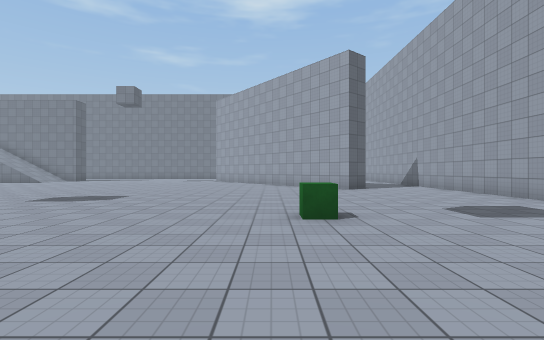
View 1 (above)

22 first-person views from a walk through a 3-D level made in the Unity game engine. The camera is 1.4 m above the floor, looks level and sees 85° across. The floor is counted in squares, 2 m on a side. Each view is taken from the middle of a square. On the plan, view 1 faces up. The plan holds only what a view shows up to about 10 squares ahead; the rest is blank. The player character is not drawn. Surface patterns are stand-ins for the level's own textures.

View 2
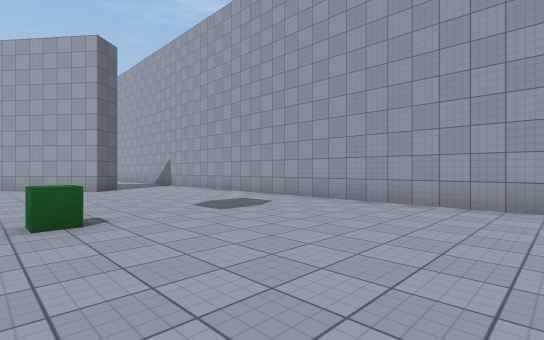

View 3
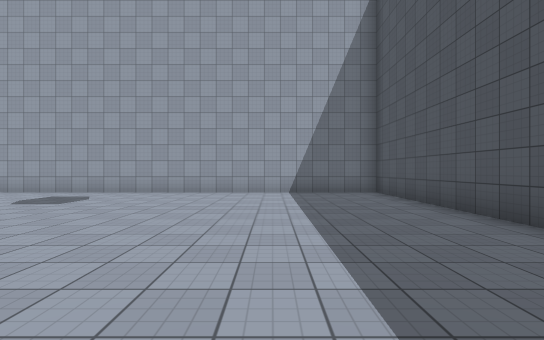

View 4
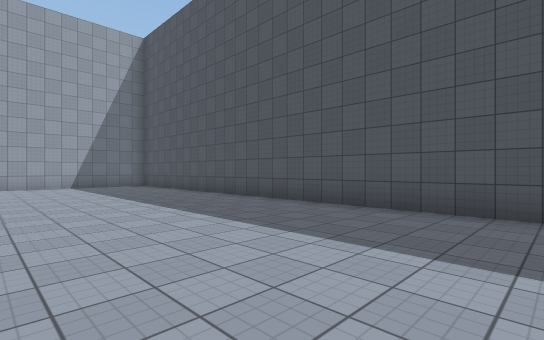

View 5
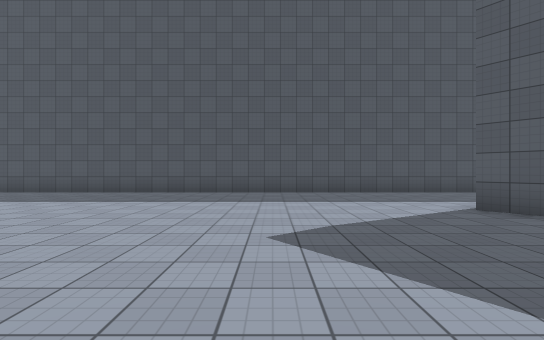

View 6
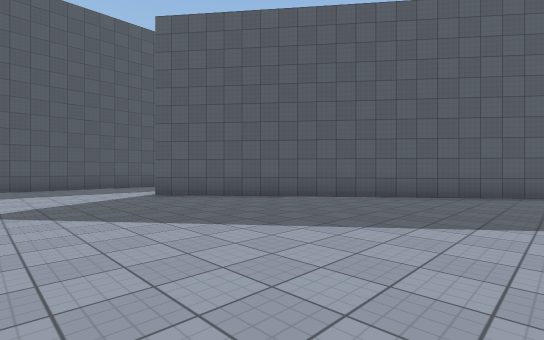

View 7
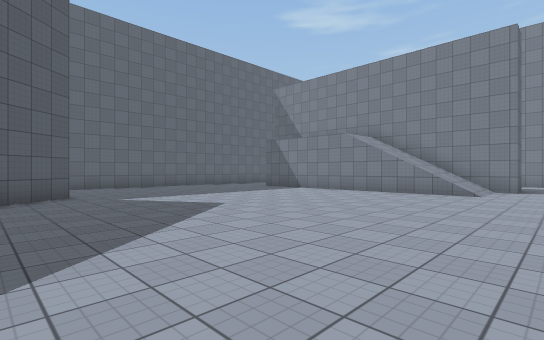

View 8
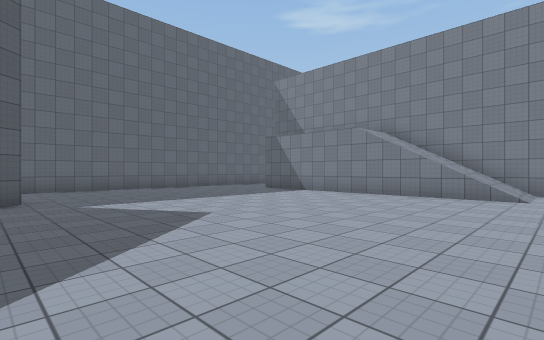

View 9
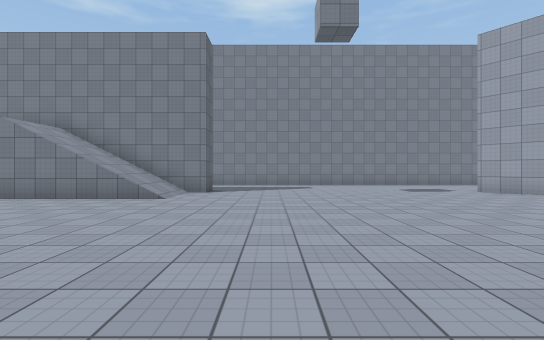

View 10
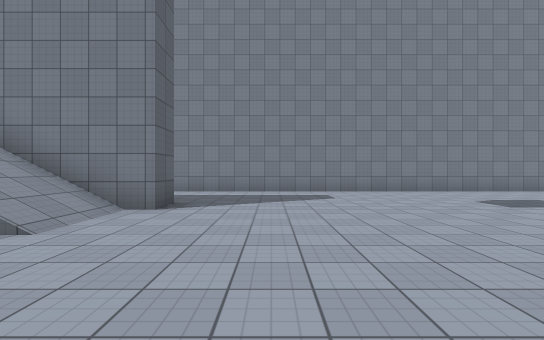

View 11
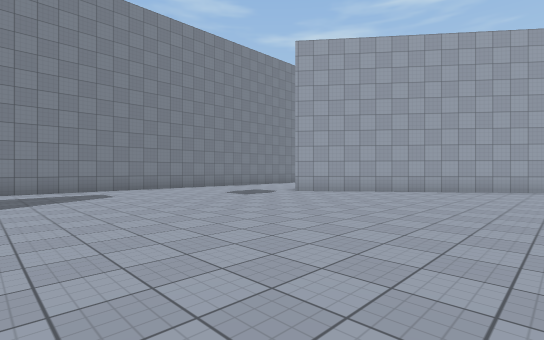

View 12
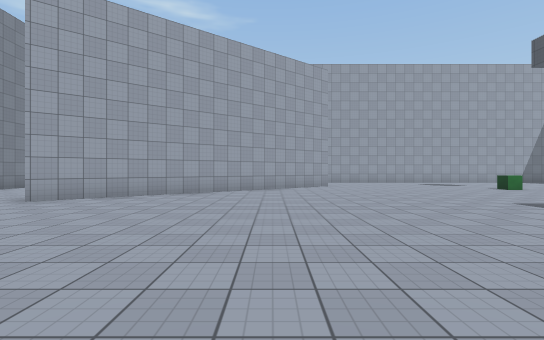

View 13
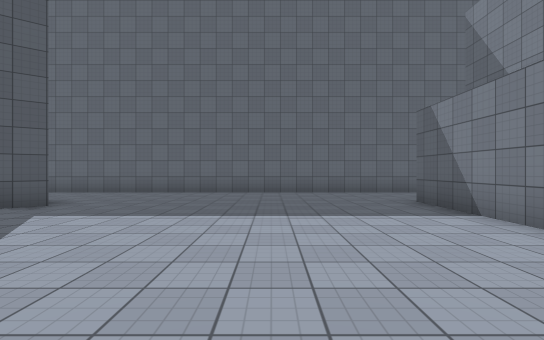

View 14
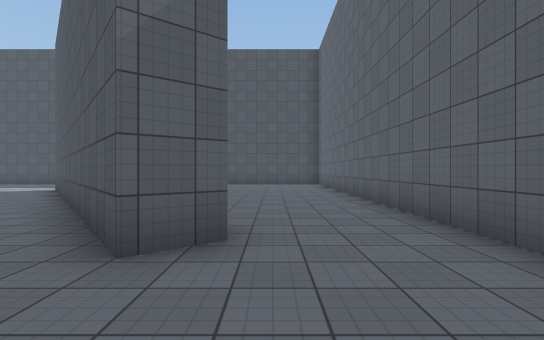

View 15
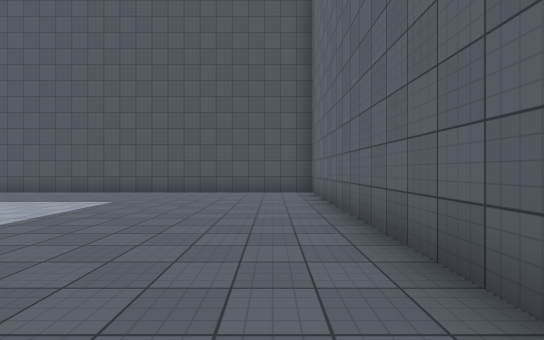

View 16
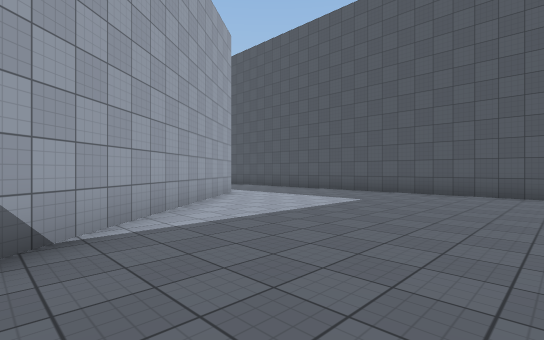

View 17
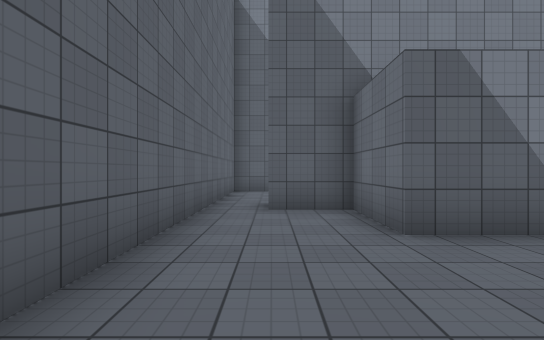

View 18
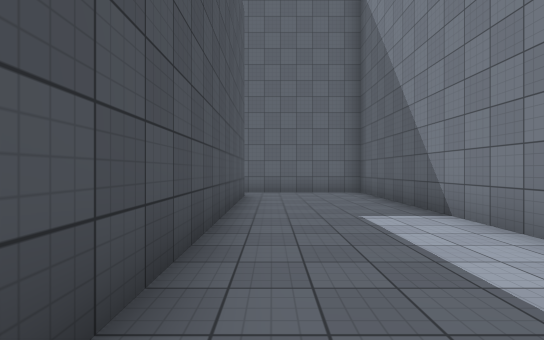

View 19
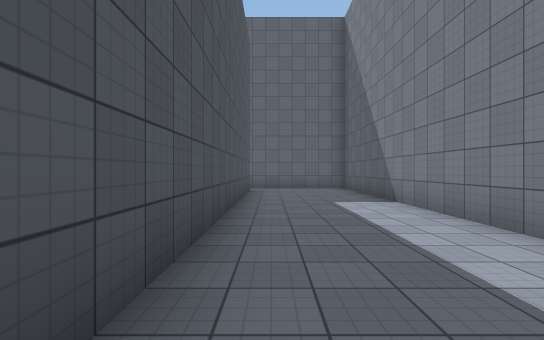

View 20
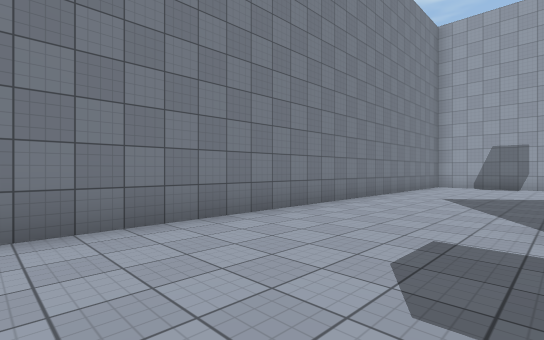

View 21
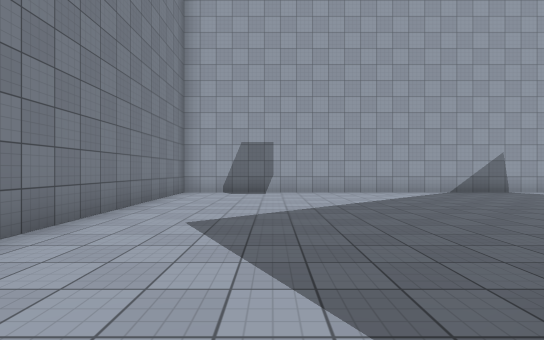

View 22
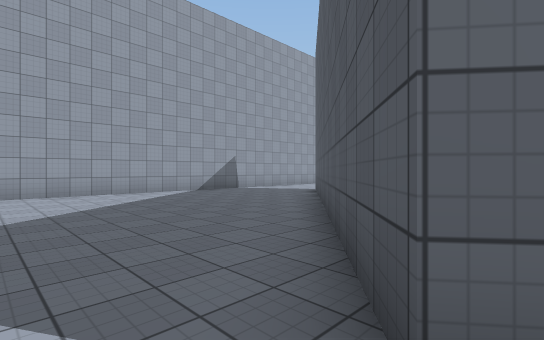

### Floor plan
Points are (right, up) in squares from view 1. A wall is a line through its corners. A room is listed if a view was taken in it or the views show most of it. See-through windows are left out.
Room 1 (views 1, 2, 3, 4, 5, 6, 7, 8, 9, 10, 11, 12, 13, 14, 15, 16, 17, 18, 19, 20, 21, 22)
walls: (-14.3, 0.2) (-18.9, 5.9); (-12.1, 19.2) (-12.1, 18.3) (-22.1, 18.3); (-3, 18.8) (-2.7, 19.1) (2.6, 12.4); (3.2, 11) (2.8, 10.6) (-3.5, 18.5); (-20.6, 8) (-19.8, 8.7) (-13.5, 0.8); (6.3, 11.5) (6.3, 22.7) (-13.2, 22.7); (-15, 22.7) (-23.3, 22.7) (-23.3, -3.3) (6.3, -3.3) (6.3, 10); (-22.1, 19.3) (-12.8, 19.3)
objects: green cube (1, 4)

Where each view was taken, in squares from view 1:
view 1: 0 up, 0 right, facing up
view 2: 0 up, 0 right, facing up-right
view 3: 0 up, 3 left, facing right
view 4: 2 up, 7 left, facing down-right
view 5: 6 up, 10 left, facing down
view 6: 9 up, 10 left, facing down-left
view 7: 7 up, 11 left, facing up-left
view 8: 8 up, 12 left, facing up-left
view 9: 9 up, 10 left, facing up
view 10: 13 up, 10 left, facing up
view 11: 12 up, 11 left, facing up-right
view 12: 13 up, 10 left, facing right
view 13: 13 up, 14 left, facing left
view 14: 11 up, 21 left, facing down
view 15: 6 up, 22 left, facing down
view 16: 6 up, 22 left, facing down-right
view 17: 13 up, 22 left, facing up
view 18: 20 up, 14 left, facing left
view 19: 20 up, 12 left, facing left
view 20: 19 up, 7 left, facing up-right
view 21: 20 up, 3 left, facing right
view 22: 20 up, 3 left, facing down-right
